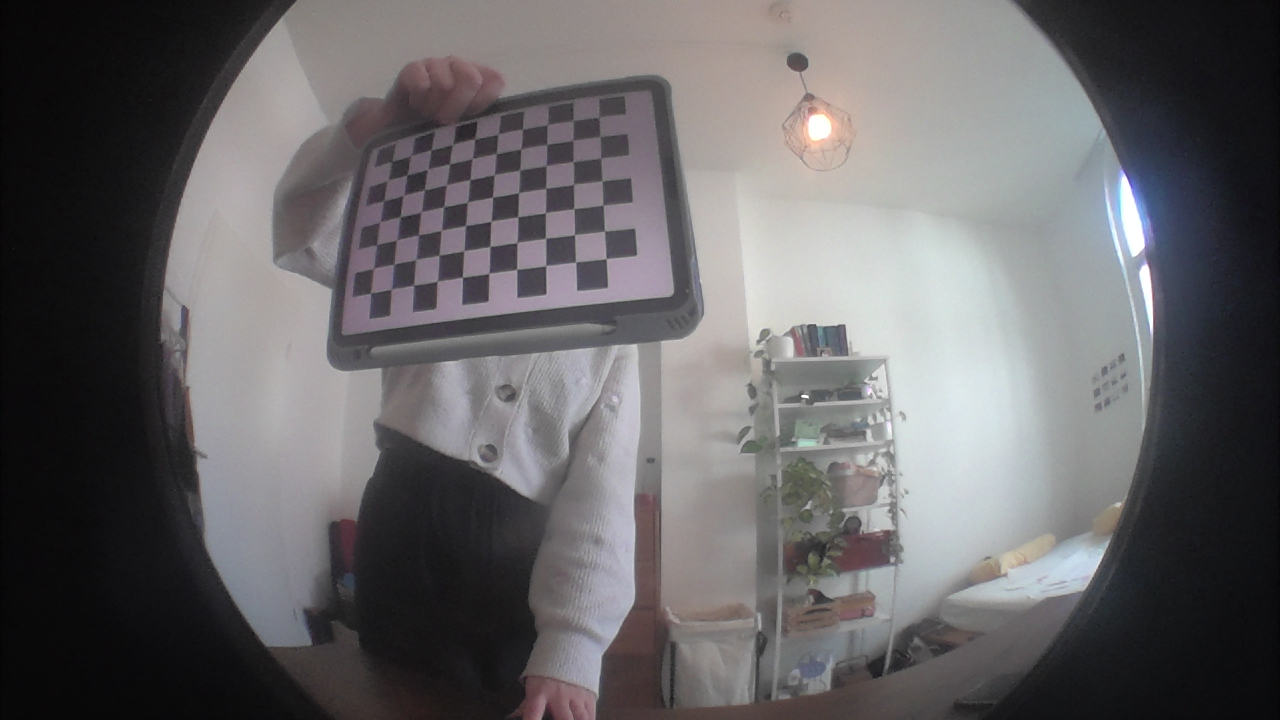
#> input picture fisheye calibration/WIN_20230414_14_20_37_Pro.jpg, 1280 x 720 px
$ python undistort.py   (older library calls are emulated)
#> lines starting #> are read from the running program, lines starting #| are printed output that depends on the picture
import cv2
import numpy as np

# You should replace these 3 lines with the output in calibration step
DIM = (1280, 720)
K = np.array(
    [[514.5414424836712, 0.0, 653.4964962297564], [0.0, 512.971045355613, 349.06466799474686], [0.0, 0.0, 1.0]])
D = np.array([[-0.055518374762623585], [-0.09175821441414458], [0.03752987112976255], [-0.011492161564419939]])


def undistort(img_path):
#> called with img_path = 'WIN_20230414_14_20_37_Pro.jpg'
    img = cv2.imread(img_path)
#> img is the input picture: shape (720, 1280, 3); mean B, G, R 102.6, 100.8, 102.7
    h, w = img.shape[:2]
#> h = 720; w = 1280
    map1, map2 = cv2.fisheye.initUndistortRectifyMap(K, D, np.eye(3), K, DIM, cv2.CV_16SC2)
    undistorted_img = cv2.remap(img, map1, map2, interpolation=cv2.INTER_LINEAR, borderMode=cv2.BORDER_CONSTANT)
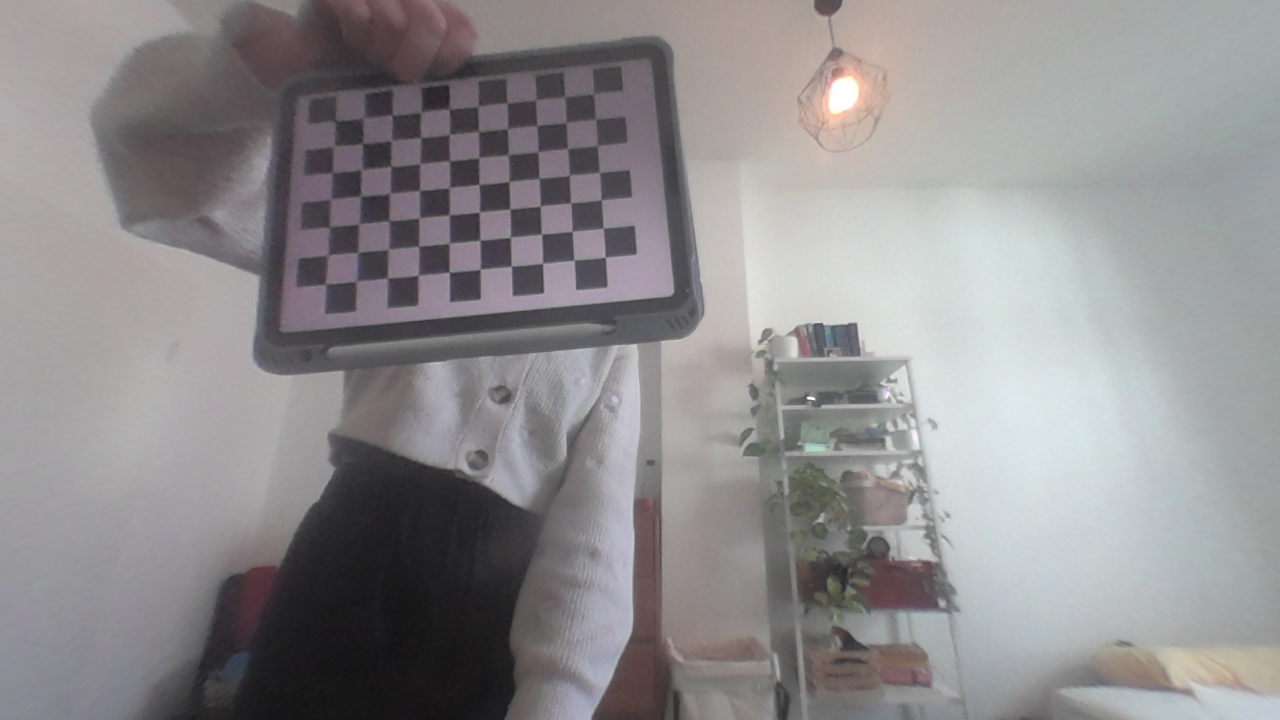
#> undistorted_img: shape (720, 1280, 3); mean B, G, R 142, 140.6, 142.8
    cv2.imshow("undistorted", undistorted_img)
    cv2.waitKey(0)
    cv2.destroyAllWindows()


if __name__ == '__main__':
    undistort("WIN_20230414_14_20_37_Pro.jpg")

$ run again, with fisheye calibration/WIN_20230414_14_19_39_Pro.jpg copied over fisheye calibration/WIN_20230414_14_20_37_Pro.jpg
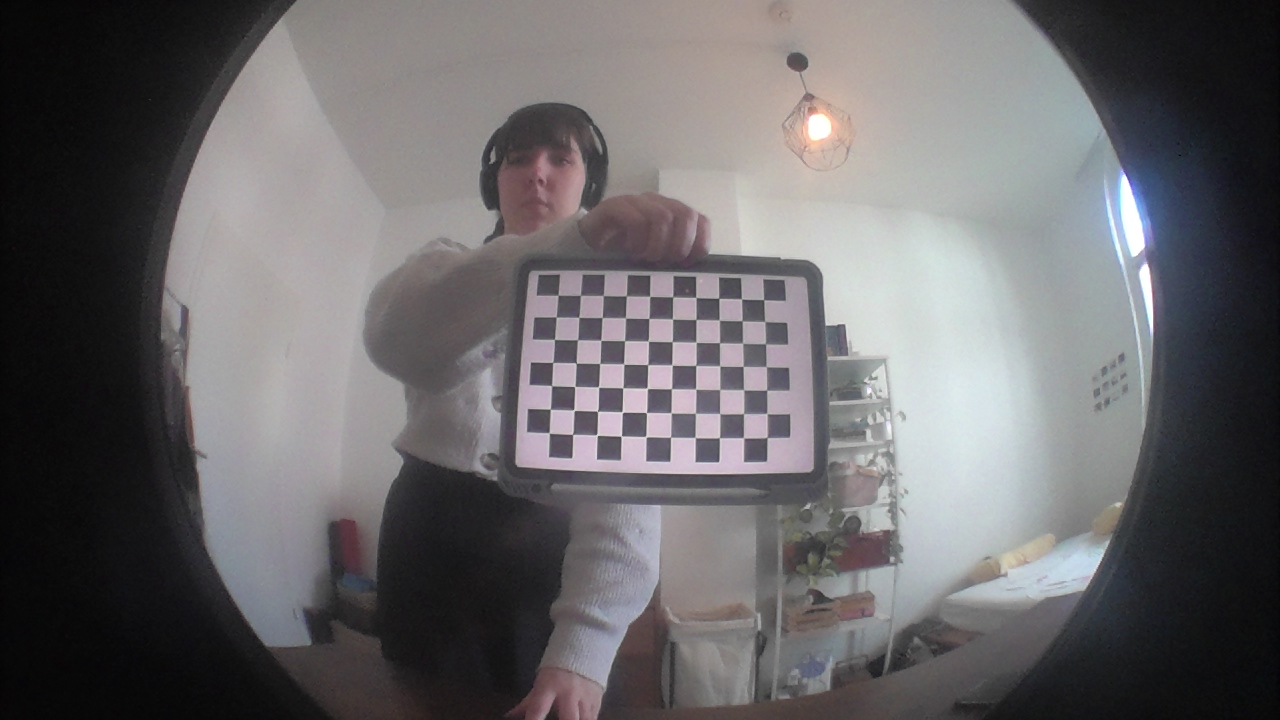
#> input picture fisheye calibration/WIN_20230414_14_19_39_Pro.jpg, 1280 x 720 px
#> in undistort, img is the input picture: shape (720, 1280, 3); mean B, G, R 104.9, 103.1, 105.1
#> in undistort, `undistorted_img = cv2.remap(img, map1, map2, interpolation=cv2.INTER_L..`:
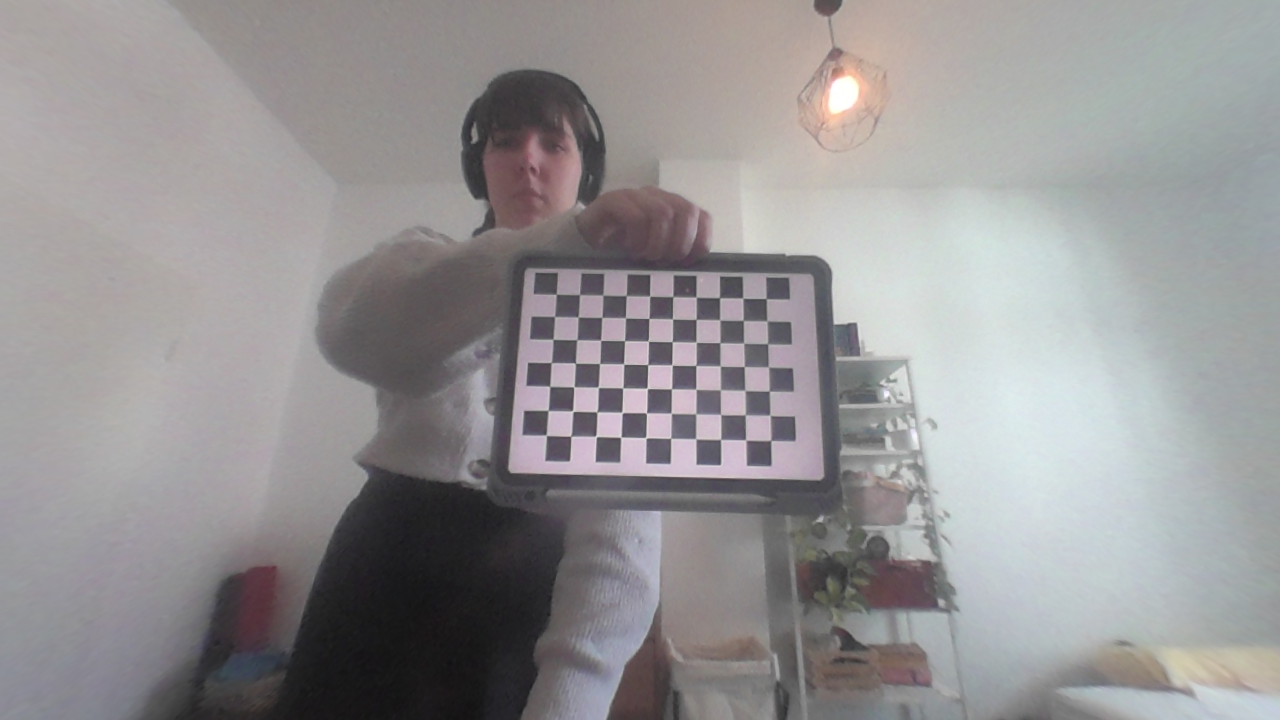
#> undistorted_img: shape (720, 1280, 3); mean B, G, R 148.2, 147.1, 149.3
